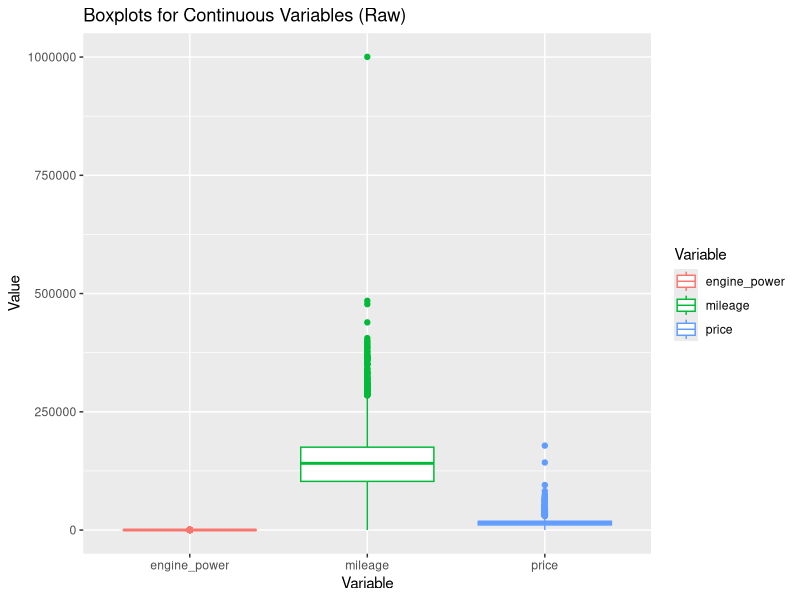
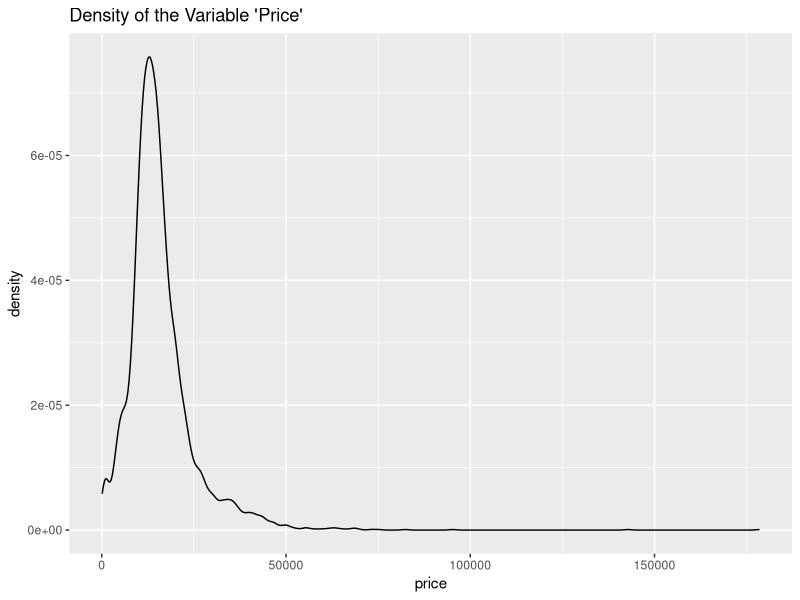
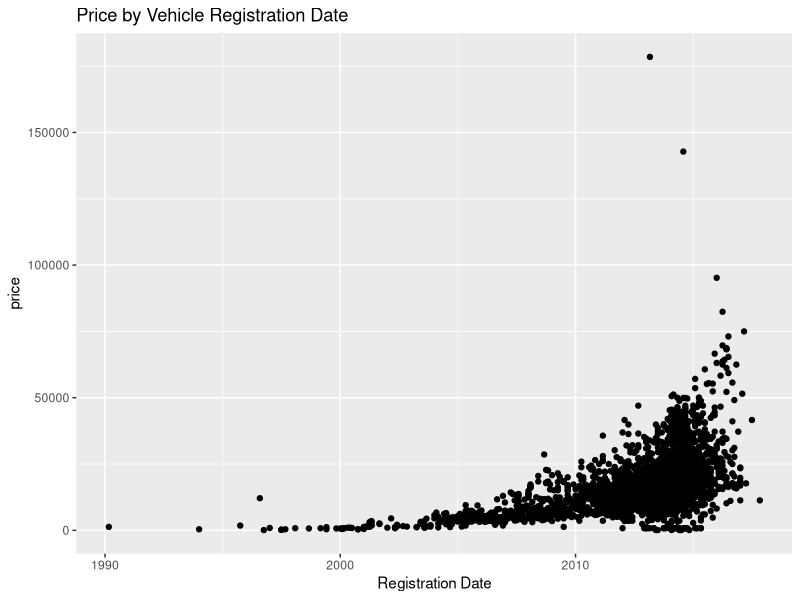
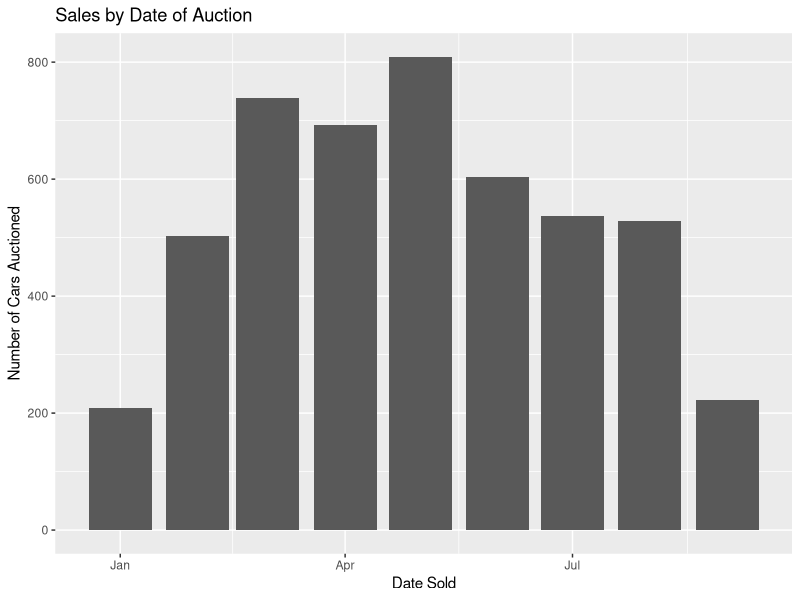

Here is the R script that generated these plots, in order:
## ---- chunk 1
knitr::opts_chunk$set(
  echo = TRUE,    # Show the R code in the final output.
  fig.pos = "!h"  # Suggests to position figures "here" in the output.
)
## ---- chunk 2
mylibrary <- c("tidyverse", "cowplot", "GGally", "MASS")
invisible(lapply(mylibrary, library, character.only = TRUE))
### load the data
dat_bmw <- read.csv("BMWpricing_updated.csv")
## ---- chunk 3
par(mfrow=c(2,2))
dat_bmw[,c("price", "mileage", "engine_power")]|>
  pivot_longer(everything(), values_to = "Value", names_to = "Variable") |>
  ggplot() + geom_boxplot(aes(x=Variable, y=Value, color=Variable)) +
  labs(title = "Boxplots for Continuous Variables (Raw)")

dat_bmw|>
  ggplot() + geom_density(aes(x=price)) +
  labs(title = "Density of the Variable 'Price'")

dat_bmw|>
  ggplot(aes(x = as.Date(registration_date, format = "%m/%d/%Y"), y = price)) +
  geom_point() + 
  labs(title = "Price by Vehicle Registration Date") +
  xlab("Registration Date")

dat_bmw|>
  ggplot(aes(x = as.Date(sold_at, format = "%m/%d/%Y"))) +
  geom_bar() + 
  labs(title = "Sales by Date of Auction") +
  xlab("Date Sold") +
  ylab("Number of Cars Auctioned")
  
## ---- chunk 4
dat_bmw_clean <- dat_bmw|>
  filter(mileage < 500000)|>
  filter(price < 100000)|>
  mutate(mileage = ifelse(mileage < 0, NA, mileage))|>
  mutate(engine_power = ifelse(engine_power <= 0, NA, engine_power))

head(dat_bmw_clean)
## ---- chunk 5
length(unique(dat_bmw$model_key))
unique(dat_bmw$paint_color)
unique(dat_bmw$fuel)

range(as.Date(dat_bmw$registration_date, format = "%m/%d/%Y"), na.rm=T)
range(as.Date(dat_bmw$sold_at, format = "%m/%d/%Y"), na.rm=T)

min(dat_bmw$mileage)
min(dat_bmw$engine_power)
min(dat_bmw$price)

median(dat_bmw$price)
range(dat_bmw$engine_power)

mean(dat_bmw$feature_1 == T)
mean(dat_bmw$feature_2 == T)
mean(dat_bmw$feature_3 == T)
mean(dat_bmw$feature_4 == T)
mean(dat_bmw$feature_5 == T)
mean(dat_bmw$feature_6 == T)
mean(dat_bmw$feature_7 == T)
mean(dat_bmw$feature_8 == T)

coef(lm(dat_bmw$price ~ dat_bmw$feature_7))

max(dat_bmw$mileage)
